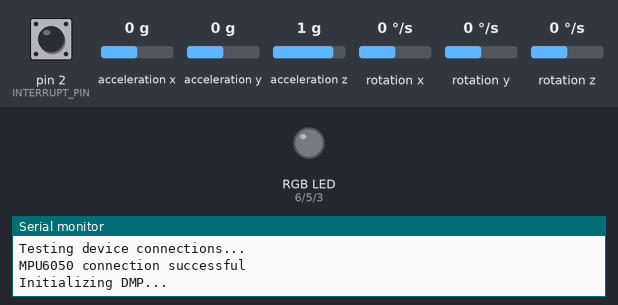
Bench run of a sketch on a simulated Arduino Leonardo, built with avr-gcc and run on an emulated ATmega32U4. Parts: an RGB LED mixed from three pins (HIGH = lit), the last lines printed to the serial monitor. The inputs (shaded band) are chosen by the test bench; at power-on: rotation z 0 °/s, acceleration x 0 g, acceleration y 0 g, pin 2 (INTERRUPT_PIN) LOW, acceleration z 1 g, rotation x 0 °/s, rotation y 0 °/s. The sensor or clock chip raises its interrupt line as the real part does; no radio packets arrive unless stated.

Above: at 0.1 s.
At 1.7 s:
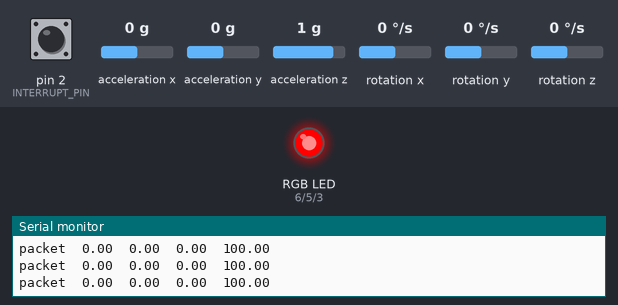
1.8 s: rotation z set to 9 °/s
4.8 s: acceleration x set to 0.8 g
7.8 s: acceleration y set to -0.8 g
Timing chart, 0 to 10.8 s (numbered marks = the images above; inputs shaded):
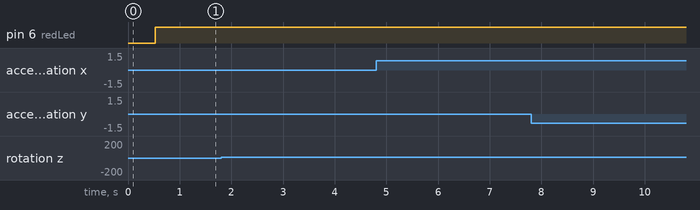

The sketch:

radio_MPU.ino
```cpp
// I2C device class (I2Cdev) demonstration Arduino sketch for MPU6050 class using DMP (MotionApps v2.0)
// 6/21/2012 by Jeff Rowberg <jeff@rowberg.net>
// Updates should (hopefully) always be available at https://github.com/jrowberg/i2cdevlib
//
// Changelog:
//      2016-04-18 - Eliminated a potential infinite loop
//      2013-05-08 - added seamless Fastwire support
//                 - added note about gyro calibration
//      2012-06-21 - added note about Arduino 1.0.1 + Leonardo compatibility error
//      2012-06-20 - improved FIFO overflow handling and simplified read process
//      2012-06-19 - completely rearranged DMP initialization code and simplification
//      2012-06-13 - pull gyro and accel data from FIFO packet instead of reading directly
//      2012-06-09 - fix broken FIFO read sequence and change interrupt detection to RISING
//      2012-06-05 - add gravity-compensated initial reference frame acceleration output
//                 - add 3D math helper file to DMP6 example sketch
//                 - add Euler output and Yaw/Pitch/Roll output formats
//      2012-06-04 - remove accel offset clearing for better results (thanks Sungon Lee)
//      2012-06-01 - fixed gyro sensitivity to be 2000 deg/sec instead of 250
//      2012-05-30 - basic DMP initialization working

/* ============================================
I2Cdev device library code is placed under the MIT license
Copyright (c) 2012 Jeff Rowberg

Permission is hereby granted, free of charge, to any person obtaining a copy
of this software and associated documentation files (the "Software"), to deal
in the Software without restriction, including without limitation the rights
to use, copy, modify, merge, publish, distribute, sublicense, and/or sell
copies of the Software, and to permit persons to whom the Software is
furnished to do so, subject to the following conditions:

The above copyright notice and this permission notice shall be included in
all copies or substantial portions of the Software.

THE SOFTWARE IS PROVIDED "AS IS", WITHOUT WARRANTY OF ANY KIND, EXPRESS OR
IMPLIED, INCLUDING BUT NOT LIMITED TO THE WARRANTIES OF MERCHANTABILITY,
FITNESS FOR A PARTICULAR PURPOSE AND NONINFRINGEMENT. IN NO EVENT SHALL THE
AUTHORS OR COPYRIGHT HOLDERS BE LIABLE FOR ANY CLAIM, DAMAGES OR OTHER
LIABILITY, WHETHER IN AN ACTION OF CONTRACT, TORT OR OTHERWISE, ARISING FROM,
OUT OF OR IN CONNECTION WITH THE SOFTWARE OR THE USE OR OTHER DEALINGS IN
THE SOFTWARE.
===============================================
*/
// Include libraries necessary for the radios
#include <SPI.h>//-----------------------RF24
#include <nRF24L01.h>//-----------------------RF24
#include <RF24.h>//-----------------------RF24

//set up CE and CSN pins of the radio
RF24 radio(7, 8);//-----------------------RF24

// I2Cdev and MPU6050 must be installed as libraries, or else the .cpp/.h files
// for both classes must be in the include path of your project
#include "I2Cdev.h"

#include "MPU6050_6Axis_MotionApps20.h"
//#include "MPU6050.h" // not necessary if using MotionApps include file

// Arduino Wire library is required if I2Cdev I2CDEV_ARDUINO_WIRE implementation
// is used in I2Cdev.h
#if I2CDEV_IMPLEMENTATION == I2CDEV_ARDUINO_WIRE
    #include "Wire.h"
#endif

// class default I2C address is 0x68
// specific I2C addresses may be passed as a parameter here
// AD0 low = 0x68 (default for SparkFun breakout and InvenSense evaluation board)
// AD0 high = 0x69
MPU6050 mpu;
//MPU6050 mpu(0x69); // <-- use for AD0 high

/* =========================================================================
   NOTE: In addition to connection 3.3v, GND, SDA, and SCL, this sketch
   depends on the MPU-6050's INT pin being connected to the Arduino's
   external interrupt #0 pin. On the Arduino Uno and Mega 2560, this is
   digital I/O pin 2.
 * ========================================================================= */

/* =========================================================================
   NOTE: Arduino v1.0.1 with the Leonardo board generates a compile error
   when using Serial.write(buf, len). The Teapot output uses this method.
   The solution requires a modification to the Arduino USBAPI.h file, which
   is fortunately simple, but annoying. This will be fixed in the next IDE
   release. For more info, see these links:

   http://arduino.cc/forum/index.php/topic,109987.0.html
   http://code.google.com/p/arduino/issues/detail?id=958
 * ========================================================================= */


// uncomment "OUTPUT_READABLE_QUATERNION" if you want to see the actual
// quaternion components in a [w, x, y, z] format (not best for parsing
// on a remote host such as Processing or something though)
//#define OUTPUT_READABLE_QUATERNION

// uncomment "OUTPUT_READABLE_EULER" if you want to see Euler angles
// (in degrees) calculated from the quaternions coming from the FIFO.
// Note that Euler angles suffer from gimbal lock (for more info, see
// http://en.wikipedia.org/wiki/Gimbal_lock)
#define OUTPUT_READABLE_EULER

// uncomment "OUTPUT_READABLE_YAWPITCHROLL" if you want to see the yaw/
// pitch/roll angles (in degrees) calculated from the quaternions coming
// from the FIFO. Note this also requires gravity vector calculations.
// Also note that yaw/pitch/roll angles suffer from gimbal lock (for
// more info, see: http://en.wikipedia.org/wiki/Gimbal_lock)
//#define OUTPUT_READABLE_YAWPITCHROLL

// uncomment "OUTPUT_READABLE_REALACCEL" if you want to see acceleration
// components with gravity removed. This acceleration reference frame is
// not compensated for orientation, so +X is always +X according to the
// sensor, just without the effects of gravity. If you want acceleration
// compensated for orientation, us OUTPUT_READABLE_WORLDACCEL instead.
//#define OUTPUT_READABLE_REALACCEL

// uncomment "OUTPUT_READABLE_WORLDACCEL" if you want to see acceleration
// components with gravity removed and adjusted for the world frame of
// reference (yaw is relative to initial orientation, since no magnetometer
// is present in this case). Could be quite handy in some cases.
//#define OUTPUT_READABLE_WORLDACCEL

// uncomment "OUTPUT_TEAPOT" if you want output that matches the
// format used for the InvenSense teapot demo
//#define OUTPUT_TEAPOT


#define INTERRUPT_PIN 2  // use pin 2 on Arduino Uno & most boards
//#define LED_PIN 13 // (Arduino is 13, Teensy is 11, Teensy++ is 6)
bool blinkState = false;

// MPU control/status vars
bool dmpReady = false;  // set true if DMP init was successful
uint8_t mpuIntStatus;   // holds actual interrupt status byte from MPU
uint8_t devStatus;      // return status after each device operation (0 = success, !0 = error)
uint16_t packetSize;    // expected DMP packet size (default is 42 bytes)
uint16_t fifoCount;     // count of all bytes currently in FIFO
uint8_t fifoBuffer[64]; // FIFO storage buffer

// orientation/motion vars
Quaternion q;           // [w, x, y, z]         quaternion container
VectorInt16 aa;         // [x, y, z]            accel sensor measurements
VectorInt16 aaReal;     // [x, y, z]            gravity-free accel sensor measurements
VectorInt16 aaWorld;    // [x, y, z]            world-frame accel sensor measurements
VectorFloat gravity;    // [x, y, z]            gravity vector
float packet[4];         // [psi, theta, phi]    Euler angle container
float ypr[3];           // [yaw, pitch, roll]   yaw/pitch/roll container and gravity vector

// packet structure for InvenSense teapot demo
uint8_t teapotPacket[14] = { '$', 0x02, 0,0, 0,0, 0,0, 0,0, 0x00, 0x00, '\r', '\n' };

//connection Flag
bool isConnected = false;

//LED Section
int redLed = 6;
int greenLed = 5;
int blueLed = 3;
int redBrightness = 0;
int greenBrightness = 0;
int blueBrightness = 0;
bool redReverse = false;
bool greenReverse = false;
bool blueReverse = false;

// ================================================================
// ===               INTERRUPT DETECTION ROUTINE                ===
// ================================================================

volatile bool mpuInterrupt = false;     // indicates whether MPU interrupt pin has gone high
void dmpDataReady() {
    mpuInterrupt = true;
}


// ================================================================
// ===                      INITIAL SETUP                       ===
// ================================================================

void setup() {
    // join I2C bus (I2Cdev library doesn't do this automatically)
    #if I2CDEV_IMPLEMENTATION == I2CDEV_ARDUINO_WIRE
        Wire.begin();
        Wire.setClock(400000); // 400kHz I2C clock. Comment this line if having compilation difficulties
    #elif I2CDEV_IMPLEMENTATION == I2CDEV_BUILTIN_FASTWIRE
        Fastwire::setup(400, true);
    #endif

    // initialize serial communication
    // (115200 chosen because it is required for Teapot Demo output, but it's
    // really up to you depending on your project)
    Serial.begin(115200);
    while (!Serial); // wait for Leonardo enumeration, others continue immediately

    // NOTE: 8MHz or slower host processors, like the Teensy @ 3.3V or Arduino
    // Pro Mini running at 3.3V, cannot handle this baud rate reliably due to
    // the baud timing being too misaligned with processor ticks. You must use
    // 38400 or slower in these cases, or use some kind of external separate
    // crystal solution for the UART timer.

    // Initialize radio communication
    radio.begin();//-----------------------RF24
    radio.setRetries(15, 15);//-----------------------RF24
    radio.openWritingPipe(0xF0F0F0F0A1LL);//-----------------------RF24
    radio.stopListening();//-----------------------RF24

    // initialize device
    Serial.println(F("Initializing I2C devices..."));
    mpu.initialize();
    pinMode(INTERRUPT_PIN, INPUT);

    // verify connection
    Serial.println(F("Testing device connections..."));
    Serial.println(mpu.testConnection() ? F("MPU6050 connection successful") : F("MPU6050 connection failed"));

    // wait for ready
    /*
    Serial.println(F("\nSend any character to begin DMP programming and demo: "));
    while (Serial.available() && Serial.read()); // empty buffer
    while (!Serial.available());                 // wait for data
    while (Serial.available() && Serial.read()); // empty buffer again
    */
    // load and configure the DMP
    Serial.println(F("Initializing DMP..."));
    devStatus = mpu.dmpInitialize();

    // supply your own gyro offsets here, scaled for min sensitivity
    mpu.setXGyroOffset(220);
    mpu.setYGyroOffset(76);
    mpu.setZGyroOffset(-85);
    mpu.setZAccelOffset(1788); // 1688 factory default for my test chip

    // make sure it worked (returns 0 if so)
    if (devStatus == 0) {
        // turn on the DMP, now that it's ready
        Serial.println(F("Enabling DMP..."));
        mpu.setDMPEnabled(true);

        // enable Arduino interrupt detection
        Serial.print(F("Enabling interrupt detection (Arduino external interrupt "));
        Serial.print(digitalPinToInterrupt(INTERRUPT_PIN));
        Serial.println(F(")..."));
        attachInterrupt(digitalPinToInterrupt(INTERRUPT_PIN), dmpDataReady, RISING);
        mpuIntStatus = mpu.getIntStatus();

        // set our DMP Ready flag so the main loop() function knows it's okay to use it
        Serial.println(F("DMP ready! Waiting for first interrupt..."));
        dmpReady = true;

        // get expected DMP packet size for later comparison
        packetSize = mpu.dmpGetFIFOPacketSize();
    } else {
        // ERROR!
        // 1 = initial memory load failed
        // 2 = DMP configuration updates failed
        // (if it's going to break, usually the code will be 1)
        Serial.print(F("DMP Initialization failed (code "));
        Serial.print(devStatus);
        Serial.println(F(")"));
    }

    pinMode(redLed, OUTPUT);
    pinMode(greenLed, OUTPUT);
    pinMode(blueLed, OUTPUT);

    // configure LED for output
    //pinMode(LED_PIN, OUTPUT);
}


// ================================================================
// ===                    MAIN PROGRAM LOOP                     ===
// ================================================================

void loop() {

    if(!isConnected)
    {
      if(blueBrightness > 150) blueReverse = true;
      if(blueBrightness < 5) blueReverse = false;
      if(blueReverse) blueBrightness -= 5;
      else blueBrightness += 5;
      digitalWrite(redLed, LOW);
      digitalWrite(greenLed, LOW);
      analogWrite(blueLed, blueBrightness);
      isConnected = radio.write(&ypr, sizeof(ypr));
      return;
    }
    else
    {
      digitalWrite(blueLed, LOW);
      digitalWrite(redLed, HIGH);
    }
    // if programming failed, don't try to do anything
    if (!dmpReady) return;

    // wait for MPU interrupt or extra packet(s) available
    while (!mpuInterrupt && fifoCount < packetSize) {
        if (mpuInterrupt && fifoCount < packetSize) {
          // try to get out of the infinite loop
          fifoCount = mpu.getFIFOCount();
        }
        // other program behavior stuff here
        // .
        // .
        // .
        // if you are really paranoid you can frequently test in between other
        // stuff to see if mpuInterrupt is true, and if so, "break;" from the
        // while() loop to immediately process the MPU data
        // .
        // .
        // .
    }

    // reset interrupt flag and get INT_STATUS byte
    mpuInterrupt = false;
    mpuIntStatus = mpu.getIntStatus();

    // get current FIFO count
    fifoCount = mpu.getFIFOCount();

    // check for overflow (this should never happen unless our code is too inefficient)
    if ((mpuIntStatus & _BV(MPU6050_INTERRUPT_FIFO_OFLOW_BIT)) || fifoCount >= 1024) {
        // reset so we can continue cleanly
        mpu.resetFIFO();
        fifoCount = mpu.getFIFOCount();
        //char fifo_text[]="FIFO overflow!";//-----------------------RF24
        //radio.write(&fifo_text, sizeof(fifo_text));//-----------------------RF24
        Serial.println(F("FIFO overflow!"));

    // otherwise, check for DMP data ready interrupt (this should happen frequently)
    } else if (mpuIntStatus & _BV(MPU6050_INTERRUPT_DMP_INT_BIT)) {
        // wait for correct available data length, should be a VERY short wait
        while (fifoCount < packetSize) fifoCount = mpu.getFIFOCount();

        // read a packet from FIFO
        mpu.getFIFOBytes(fifoBuffer, packetSize);

        // track FIFO count here in case there is > 1 packet available
        // (this lets us immediately read more without waiting for an interrupt)
        fifoCount -= packetSize;

        #ifdef OUTPUT_READABLE_QUATERNION
            // display quaternion values in easy matrix form: w x y z
            mpu.dmpGetQuaternion(&q, fifoBuffer);
            Serial.print("quat\t");
            Serial.print(q.w);
            Serial.print("\t");
            Serial.print(q.x);
            Serial.print("\t");
            Serial.print(q.y);
            Serial.print("\t");
            Serial.println(q.z);
        #endif

        #ifdef OUTPUT_READABLE_EULER
            // display Euler angles in degrees
            mpu.dmpGetQuaternion(&q, fifoBuffer);
            mpu.dmpGetEuler(packet, &q);
            packet[3] = 100;
            Serial.print("packet\t");
            Serial.print(packet[0] * 180/M_PI);
            Serial.print("\t");
            Serial.print(packet[1] * 180/M_PI);
            Serial.print("\t");
            Serial.print(packet[2] * 180/M_PI);
            Serial.print("\t");
            Serial.println(packet[3]);
            isConnected = radio.write(&packet, sizeof(packet));
        #endif

        #ifdef OUTPUT_READABLE_YAWPITCHROLL
            // display Euler angles in degrees
            mpu.dmpGetQuaternion(&q, fifoBuffer);
            mpu.dmpGetGravity(&gravity, &q);
            mpu.dmpGetYawPitchRoll(ypr, &q, &gravity);
            Serial.print("ypr\t");
            Serial.print(ypr[0] * 180/M_PI);
            Serial.print("\t");
            Serial.print(ypr[1] * 180/M_PI);
            Serial.print("\t");
            Serial.println(ypr[2] * 180/M_PI);
            isConnected = radio.write(&ypr, sizeof(ypr));
        #endif

        #ifdef OUTPUT_READABLE_REALACCEL
            // display real acceleration, adjusted to remove gravity
            mpu.dmpGetQuaternion(&q, fifoBuffer);
            mpu.dmpGetAccel(&aa, fifoBuffer);
            mpu.dmpGetGravity(&gravity, &q);
            mpu.dmpGetLinearAccel(&aaReal, &aa, &gravity);
            Serial.print("areal\t");
            Serial.print(aaReal.x);
            Serial.print("\t");
            Serial.print(aaReal.y);
            Serial.print("\t");
            Serial.println(aaReal.z);
        #endif

        #ifdef OUTPUT_READABLE_WORLDACCEL
            // display initial world-frame acceleration, adjusted to remove gravity
            // and rotated based on known orientation from quaternion
            mpu.dmpGetQuaternion(&q, fifoBuffer);
            mpu.dmpGetAccel(&aa, fifoBuffer);
            mpu.dmpGetGravity(&gravity, &q);
            mpu.dmpGetLinearAccel(&aaReal, &aa, &gravity);
            mpu.dmpGetLinearAccelInWorld(&aaWorld, &aaReal, &q);
            Serial.print("aworld\t");
            Serial.print(aaWorld.x);
            Serial.print("\t");
            Serial.print(aaWorld.y);
            Serial.print("\t");
            Serial.println(aaWorld.z);
        #endif

        #ifdef OUTPUT_TEAPOT
            // display quaternion values in InvenSense Teapot demo format:
            teapotPacket[2] = fifoBuffer[0];
            teapotPacket[3] = fifoBuffer[1];
            teapotPacket[4] = fifoBuffer[4];
            teapotPacket[5] = fifoBuffer[5];
            teapotPacket[6] = fifoBuffer[8];
            teapotPacket[7] = fifoBuffer[9];
            teapotPacket[8] = fifoBuffer[12];
            teapotPacket[9] = fifoBuffer[13];
            //radio.write(&teapotPacket, sizeof(teapotPacket));
            Serial.write(teapotPacket, 14);
            teapotPacket[11]++; // packetCount, loops at 0xFF on purpose
        #endif

        // blink LED to indicate activity
        //blinkState = !blinkState;
        //digitalWrite(LED_PIN, blinkState);
    }
}
```
